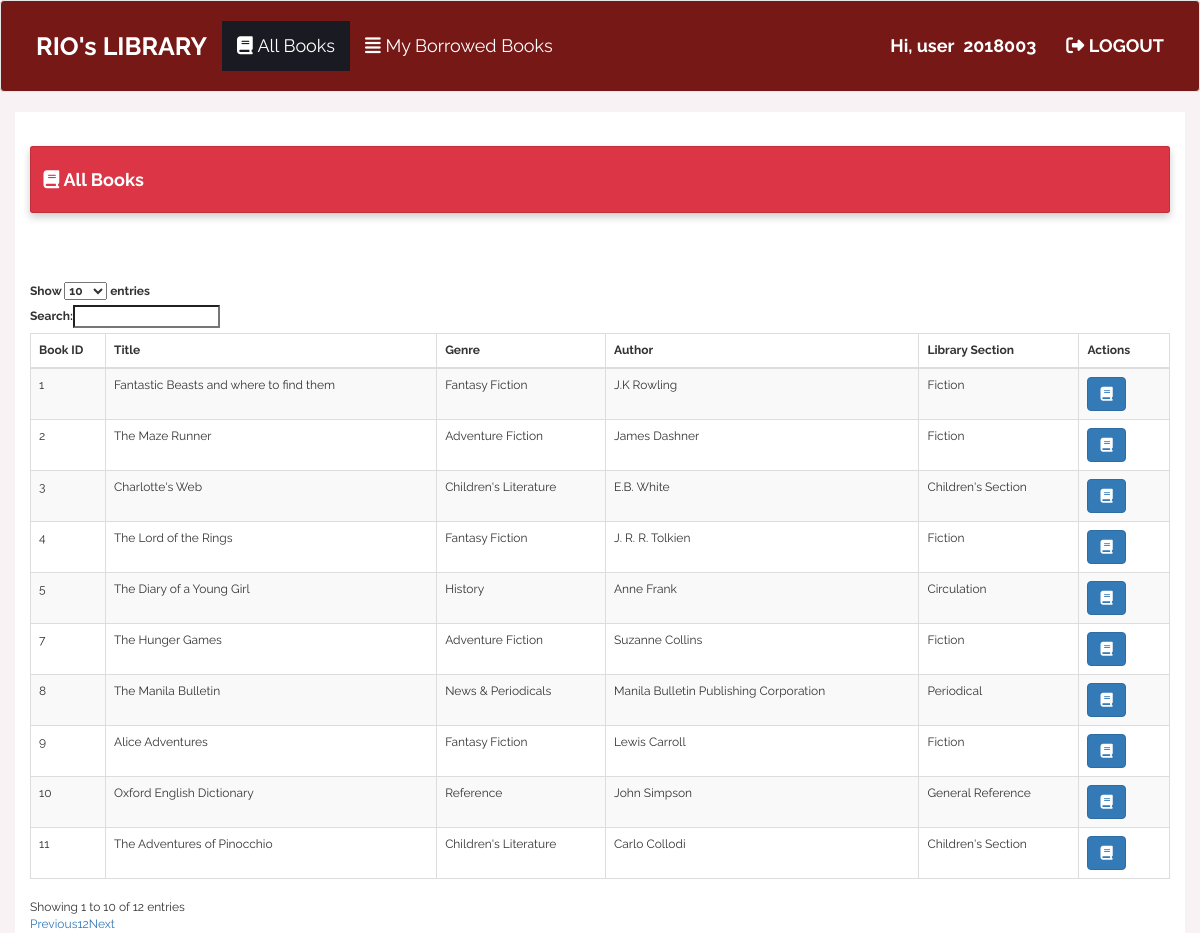
/controller.php?page=getuserbooks (signed in), run on the app's committed database.
### tables this page shows
CREATE TABLE IF NOT EXISTS `booktbl` (
  `bookid` int(20) NOT NULL DEFAULT '0',
  `title` varchar(100) DEFAULT NULL,
  `genre` varchar(100) DEFAULT NULL,
  `author` varchar(100) DEFAULT NULL,
  `lib_sec` varchar(100) DEFAULT NULL,
  `status` varchar(50) DEFAULT NULL,
  PRIMARY KEY (`bookid`)
);

### models/usermodel.php (called while the page is built, shortened)
<?php
include "config.inc.php";
function userbooks()
{
	global $host,$user,$pass,$db,$conn;
	$sql= "Select * from booktbl where `status`='Available'";
	$result= mysqli_query($conn,$sql);
	$fil= array();
	if($myrow=mysqli_fetch_array($result))
	{
		do
		{
			$info = array();
			$info['bookid'] = $myrow['bookid'];
			$info['title'] = $myrow['title'];
			$info['genre'] = $myrow['genre'];
			$info['author'] = $myrow['author'];
			$info['lib_sec'] = $myrow['lib_sec'];
			$fil[] = $info;
		}while($myrow=mysqli_fetch_array($result));
	}
	return $fil;
}
?>

### book.php (the view, shortened to what this page needs)
<!DOCTYPE html>
<html lang="en">
<head>
	<link rel="stylesheet" href="https://maxcdn.bootstrapcdn.com/bootstrap/3.3.7/css/bootstrap.min.css">
	<link rel="stylesheet" href="https://maxcdn.bootstrapcdn.com/bootstrap/3.3.6/css/bootstrap.min.css" />
	<link rel="stylesheet" href="https://cdn.datatables.net/1.10.12/css/dataTables.bootstrap.min.css" />
	<link rel="stylesheet" href="dist/sweetalert.css">
	<link rel="stylesheet" href="css/styles.css">
</head>
<body>
<div class="bs-example">
    <nav class="navbar navbar-default" style="background-color:#751816; padding: 20px; ">
        <div class="navbar-header" >
            <a href="#" class="navbar-brand active" style=" color: white; font-size: 25px;"><b>RIO's LIBRARY</b></a>
        </div>
        <div id="navbarCollapse" class="collapse navbar-collapse">
            <ul class="nav navbar-nav">
                <?php
				if($_SESSION['position']=='user'){
				echo '
				<li class="active"><a class="red" href="http://localhost/library/controller.php?page=getuserbooks" style="color: white; font-size: 18px;"><i class="fa fa-book"></i>&nbsp;All Books</a></li>
                ';}
				?>
				<?php
				if($_SESSION['position']=='user'){
				echo '
				<li><a href="http://localhost/library/controller.php?page=getborrowed" style="color: white; font-size: 18px;"><i class="fa fa-align-justify"></i>&nbsp;My Borrowed Books</a></li>
				';}
				?>
            </ul>
            <ul class="nav navbar-nav navbar-right">
				<li><a href="#" style="color: white; font-size: 18px;">&nbsp;<b>
				<?php
					echo '
						Hi, '.$_SESSION['position'].'&nbsp;&nbsp;'.$_SESSION['userid'].'</b></a></li>';
				?>
                <li><a href="logout.php" style="color: white; font-size: 18px;"><i class="fa fa-sign-out"></i>&nbsp;<b>LOGOUT</b></a></li>
            </ul>
        </div>
    </nav>
</div>
<div class="container" style="background-color: #fff;">
		<br /><br />
		<div class="card">
			<div class="card-body">
				<h4><i class="fa fa-book"></i><b>&nbsp;All Books</b></h4>
			</div>
		</div>
		<br /><br />
		<br /><br />
		<table id="example" class="table table-striped table-inverse table-bordered table-hover"  width="100%">
                          <thead>
							  <tr>
								<th>Book ID</th>
								<th>Title</th>
								<th>Genre</th>
								<th>Author</th>
								<th>Library Section</th>
								<th width="100">Actions</th>
							  </tr>
							</thead>
					<?php
					 	if(isset($fil)){
						foreach($fil as $row){
						{  echo  '
                            <tr>
							 <td class="id">'.$row["bookid"].'</td>
                            <td class="title">'.$row["title"].'</td>
                            <td class="genre">'.$row["genre"].'</td>
                            <td class="author">'.$row["author"].'</td>
                            <td class="lib">'.$row["lib_sec"].'</td>  ';
						if($_SESSION['position']=='Admin'){
						echo '
                            <td class="status">'.$row["status"].'</td>
							<td width="100">
							<span data-toggle="modal"  data-target="#myModalUpdate">
							<a class="btn btn-primary get-book" onclick="tableData()"   data-toggle="tooltip" data-placement="top" title="Update Book"><i class="fa fa-edit"></i>  </a>
							</span>
							<span data-toggle="modal"  data-target="#myModalDelete">
							<a class="btn btn-danger get-book" onclick="tableData()" data-toggle="tooltip" data-placement="top" title="Remove Book" ><i class="fa fa-trash"></i>  </a>
							</span>
							</td>
							</tr>
                               ';
						}
						else if($_SESSION['position']=='user'){
						echo '
							<td>
							<span data-toggle="modal"  data-target="#myModalBorrow">
							<a class="btn btn-primary borrow-book" onclick="tableData()"   data-toggle="tooltip" data-placement="top" title="Borrow this Book"><i class="fa fa-book"></i>  </a>
							</span>
							</td>
							</tr>
                               ';
						} }
						 	} }
                     ?>
               </table>
           </div>
</body>
</html>

### css/styles.css (style rules this page uses)
body { font-family: 'Raleway', sans-serif; background-color: #f9f2f4; font-weight: 400; font-size: 12px; }
.card { box-shadow: 0 4px 8px 0 rgba(0,0,0,0.2); transition: 0.3s; width: 100%; }
.card-body { padding: 1.25rem; border: 1px solid rgba(0,0,0,.125); border-radius: .25rem; background-color:#dc3545; color: white; }
.navbar-default .navbar-nav>.active>a, .navbar-default .navbar-nav>.active>a:focus, .navbar-default .navbar-nav>.active>a:hover { background-color: #1a1a23; color: #f39c12; }

### data on the page
booktbl: bookid "1", title "Fantastic Beasts and where to find them", genre "Fantasy Fiction", author "J.K Rowling", lib_sec "Fiction"
booktbl: bookid "2", title "The Maze Runner", genre "Adventure Fiction", author "James Dashner", lib_sec "Fiction"
booktbl: bookid "3", title "Charlotte's Web", genre "Children's Literature", author "E.B. White", lib_sec "Children's Section"
booktbl: bookid "4", title "The Lord of the Rings", genre "Fantasy Fiction", author "J. R. R. Tolkien", lib_sec "Fiction"
booktbl: bookid "5", title "The Diary of a Young Girl", genre "History", author "Anne Frank", lib_sec "Circulation"
booktbl: bookid "7", title "The Hunger Games", genre "Adventure Fiction", author "Suzanne Collins", lib_sec "Fiction"
booktbl: bookid "8", title "The Manila Bulletin", genre "News & Periodicals", author "Manila Bulletin Publishing Corporation", lib_sec "Periodical"
booktbl: bookid "9", title "Alice Adventures", genre "Fantasy Fiction", author "Lewis Carroll", lib_sec "Fiction"
booktbl: bookid "10", title "Oxford English Dictionary", genre "Reference", author "John Simpson", lib_sec "General Reference"
booktbl: bookid "11", title "The Adventures of Pinocchio", genre "Children's Literature", author "Carlo Collodi", lib_sec "Children's Section"

### other printed values
$_SESSION['position'] "user"
$_SESSION['userid'] "2018003"
